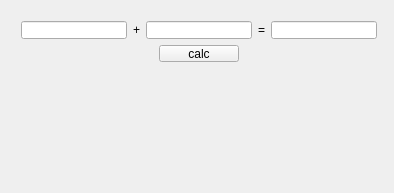
<?xml version="1.0" encoding="UTF-8"?>
<ui version="4.0">
 <class>Widget</class>
 <widget class="QWidget" name="Widget">
  <property name="geometry">
   <rect>
    <x>0</x>
    <y>0</y>
    <width>394</width>
    <height>193</height>
   </rect>
  </property>
  <property name="minimumSize">
   <size>
    <width>394</width>
    <height>193</height>
   </size>
  </property>
  <property name="windowTitle">
   <string>Widget</string>
  </property>
  <widget class="QWidget" name="">
   <property name="geometry">
    <rect>
     <x>10</x>
     <y>10</y>
     <width>378</width>
     <height>63</height>
    </rect>
   </property>
   <layout class="QVBoxLayout" name="verticalLayout">
    <item>
     <layout class="QHBoxLayout" name="horizontalLayout">
      <item>
       <widget class="QLineEdit" name="lineEdit"/>
      </item>
      <item>
       <widget class="QLabel" name="label">
        <property name="text">
         <string>+</string>
        </property>
       </widget>
      </item>
      <item>
       <widget class="QLineEdit" name="lineEdit_2"/>
      </item>
      <item>
       <widget class="QLabel" name="label_2">
        <property name="text">
         <string>=</string>
        </property>
       </widget>
      </item>
      <item>
       <widget class="QLineEdit" name="lineEdit_3">
        <property name="readOnly">
         <bool>true</bool>
        </property>
       </widget>
      </item>
     </layout>
    </item>
    <item>
     <layout class="QHBoxLayout" name="horizontalLayout_2">
      <item>
       <spacer name="horizontalSpacer">
        <property name="orientation">
         <enum>Qt::Horizontal</enum>
        </property>
        <property name="sizeHint" stdset="0">
         <size>
          <width>40</width>
          <height>20</height>
         </size>
        </property>
       </spacer>
      </item>
      <item>
       <widget class="QPushButton" name="pushButton">
        <property name="text">
         <string>calc</string>
        </property>
       </widget>
      </item>
      <item>
       <spacer name="horizontalSpacer_2">
        <property name="orientation">
         <enum>Qt::Horizontal</enum>
        </property>
        <property name="sizeHint" stdset="0">
         <size>
          <width>40</width>
          <height>20</height>
         </size>
        </property>
       </spacer>
      </item>
     </layout>
    </item>
   </layout>
  </widget>
 </widget>
 <layoutdefault spacing="6" margin="11"/>
 <resources/>
 <connections/>
</ui>
